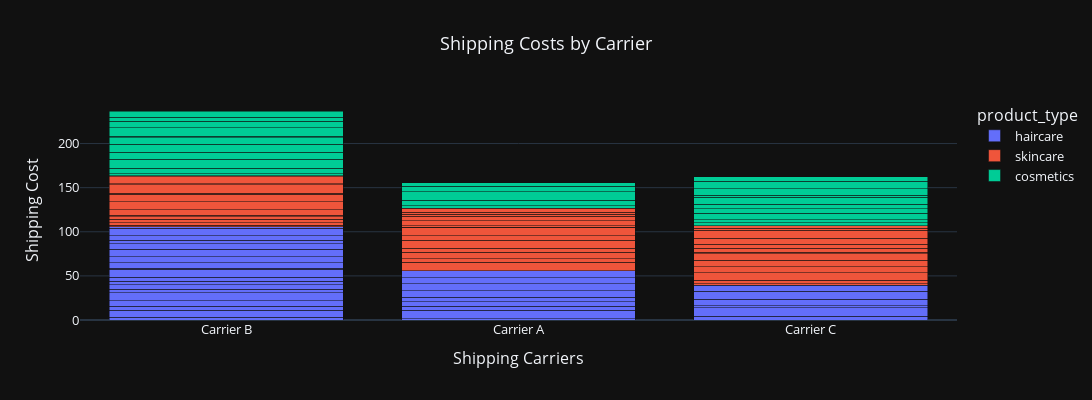

Notebook source saved alongside this figure:
### Markdown cell above
<b> Now let’s analyze the shipping cost of Carriers: </b>

### Code cell
shipping_cost_chart = px.bar(df, x='shipping_carriers', 
                             y='shipping_costs', 
                             title='Shipping Costs by Carrier', barmode='stack', color='product_type')

shipping_cost_chart.update_layout(title='Shipping Costs by Carrier', 
                  xaxis_title='Shipping Carriers', 
                  yaxis_title='Shipping Cost',
                  template='plotly_dark',
                  font=dict(size=13),
                  height=400,
                  width=1100,
                  title_x=0.5)

shipping_cost_chart.show()

### Figure 1 — Plotly figure (JSON) as saved in the notebook; plotly's stock layout.template omitted (floating-point values rounded to 4 significant figures)
{"data": [{"alignmentgroup": "True", "hovertemplate": "product_type=haircare<br>shipping_carriers=%{x}<br>shipping_costs=%{y}<extra></extra>", "legendgroup": "haircare", "marker": {"color": "#636efa", "pattern": {"shape": ""}}, "name": "haircare", "offsetgroup": "haircare", "orientation": "v", "showlegend": true, "textposition": "auto", "type": "bar", "x": ["Carrier B", "Carrier B", "Carrier B", "Carrier A", "Carrier C", "Carrier A", "Carrier C", "Carrier C", "Carrier B", "Carrier B", "Carrier B", "Carrier B", "Carrier B", "Carrier C", "Carrier A", "Carrier B", "Carrier A", "Carrier B", "Carrier C", "Carrier B", "Carrier B", "Carrier A", "Carrier A", "Carrier B", "Carrier B", "Carrier B", "Carrier B", "Carrier B", "Carrier A", "Carrier A", "Carrier C", "Carrier B", "Carrier A", "Carrier B"], "xaxis": "x", "y": [2.957, 8.054, 4.444, 1.325, 4.339, 9.568, 9.741, 2.231, 6.508, 8.955, 3.694, 5.215, 4.071, 7.096, 4.783, 4.305, 5.014, 9.161, 9.03, 1.194, 6.316, 5.238, 7.055, 6.781, 8.467, 6.496, 4.066, 4.95, 8.382, 6.576, 7.006, 8.63, 7.905, 1.311], "yaxis": "y"}, {"alignmentgroup": "True", "hovertemplate": "product_type=skincare<br>shipping_carriers=%{x}<br>shipping_costs=%{y}<extra></extra>", "legendgroup": "skincare", "marker": {"color": "#EF553B", "pattern": {"shape": ""}}, "name": "skincare", "offsetgroup": "skincare", "orientation": "v", "showlegend": true, "textposition": "auto", "type": "bar", "x": ["Carrier A", "Carrier C", "Carrier A", "Carrier C", "Carrier A", "Carrier C", "Carrier A", "Carrier A", "Carrier B", "Carrier B", "Carrier B", "Carrier A", "Carrier A", "Carrier B", "Carrier C", "Carrier A", "Carrier B", "Carrier A", "Carrier A", "Carrier C", "Carrier B", "Carrier C", "Carrier B", "Carrier B", "Carrier B", "Carrier C", "Carrier A", "Carrier C", "Carrier A", "Carrier C", "Carrier C", "Carrier A", "Carrier C", "Carrier B", "Carrier C", "Carrier C", "Carrier A", "Carrier B", "Carrier B", "Carrier B"], "xaxis": "x", "y": [9.717, 1.73, 3.891, 3.881, 7.167, 8.673, 4.524, 9.537, 2.04, 2.422, 4.191, 4.743, 8.878, 2.68, 6.599, 1.019, 2.108, 1.533, 5.563, 7.23, 5.773, 7.526, 8.979, 8.631, 1.013, 1.774, 4.938, 4.381, 2.458, 4.585, 6.581, 2.216, 9.148, 9.705, 2.474, 2.833, 4.708, 1.454, 7.674, 1.41], "yaxis": "y"}, {"alignmentgroup": "True", "hovertemplate": "product_type=cosmetics<br>shipping_carriers=%{x}<br>shipping_costs=%{y}<extra></extra>", "legendgroup": "cosmetics", "marker": {"color": "#00cc96", "pattern": {"shape": ""}}, "name": "cosmetics", "offsetgroup": "cosmetics", "orientation": "v", "showlegend": true, "textposition": "auto", "type": "bar", "x": ["Carrier B", "Carrier C", "Carrier C", "Carrier B", "Carrier A", "Carrier C", "Carrier B", "Carrier B", "Carrier C", "Carrier C", "Carrier B", "Carrier C", "Carrier C", "Carrier A", "Carrier B", "Carrier C", "Carrier A", "Carrier A", "Carrier B", "Carrier C", "Carrier A", "Carrier B", "Carrier B", "Carrier B", "Carrier B", "Carrier C"], "xaxis": "x", "y": [2.348, 3.405, 3.585, 6.038, 2.925, 7.407, 9.898, 8.101, 4.858, 5.288, 9.236, 7.577, 2.506, 6.248, 7.294, 7.292, 9.228, 6.6, 1.513, 8.249, 3.801, 9.93, 7.472, 4.47, 6.943, 5.353], "yaxis": "y"}], "layout": {"barmode": "stack", "font": {"size": 13}, "height": 400, "legend": {"title": {"text": "product_type"}, "tracegroupgap": 0}, "title": {"text": "Shipping Costs by Carrier", "x": 0.5}, "width": 1100, "xaxis": {"anchor": "y", "autorange": true, "domain": [0, 1], "range": [-0.5, 2.5], "title": {"text": "Shipping Carriers"}, "type": "category"}, "yaxis": {"anchor": "x", "autorange": true, "domain": [0, 1], "range": [0, 249.4], "title": {"text": "Shipping Cost"}, "type": "linear"}}}
